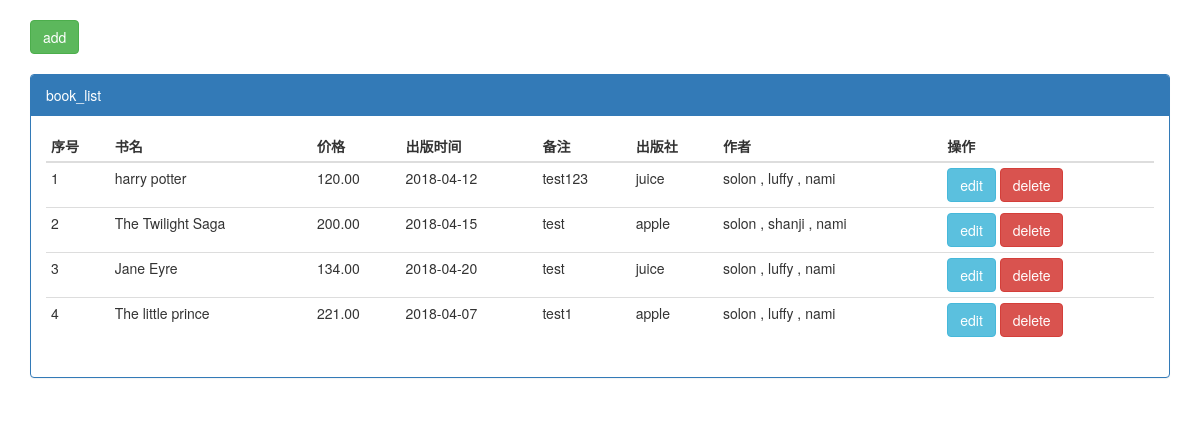
The page /app01/book_list/ on the database its author committed.
### app01/models.py (models this page shows, shortened)
class Book(models.Model):
    title = models.CharField(max_length=32)
    price = models.DecimalField(max_digits=6, decimal_places=2)
    create_time = models.DateTimeField()
    memo = models.CharField(max_length=32, default="")
    publish = models.ForeignKey(to="Publish", default=1)
    author = models.ManyToManyField("Author")

class Publish(models.Model):
    name = models.CharField(max_length=32)
    email = models.CharField(max_length=32)

class Author(models.Model):
    name = models.CharField(max_length=32)

### app01/views.py (the view)
def book_list(request):
    books = models.Book.objects.all()
    return render(request, 'book_list.html', locals())

### templates/book_list.html (shortened to what this page needs)
<!DOCTYPE html>
<html lang="en">
<head>
    <link rel="stylesheet" href="/static/bootstrap.min.css">
</head>
<body>
<div class="container">
    <a href="{% url 'my_addBook' %}" class="btn btn-success" style="margin-top:20px;margin-bottom: 20px;">add</a>
    <div class="panel panel-primary">
        <div class="panel-heading">book_list</div>
        <div class="panel-body">
            <table class="table table-condensed">
                <thead>
                <tr>
                    <th>序号</th>
                    <th>书名</th>
                    <th>价格</th>
                    <th>出版时间</th>
                    <th>备注</th>
                    <th>出版社</th>
                    <th>作者</th>
                    <th>操作</th>
                </tr>
                </thead>
                <tbody>
                {% for book in books %}
                    <tr data-id="{{ book.id }}">
                        <td>{{ forloop.counter }}</td>
                        <td>{{ book.title }}</td>
                        <td>{{ book.price }}</td>
                        <td>{{ book.create_time|date:"Y-m-d" }}</td>
                        <td>{{ book.memo }}</td>
                        <td>{{ book.publish.name }}</td>
                        <td>
                            {% for author in book.author.all %}
                                {{ author.name }}
                                {% if not forloop.last %}
                                    ,
                                {% endif %}
                            {% endfor %}
                        </td>
                        <td>
                            <a href="{% url 'my_editBook' book.pk %}" class="btn btn-info">edit</a>
                            <a href="{% url 'my_deleteBook' book.pk %}" class="btn btn-danger">delete</a>
                        </td>
                    </tr>
                {% endfor %}
            </table>
        </div>
    </div>
</div>
</body>
</html>

### rows shown on the page
Book: title "harry potter", price "120.00", create_time "2018-04-12", memo "test123", publish.name "juice"
Author: name "solon"
Author: name "luffy"
Author: name "nami"
Book: title "The Twilight Saga", price "200.00", create_time "2018-04-15", memo "test", publish.name "apple"
Author: name "shanji"
Book: title "Jane Eyre", price "134.00", create_time "2018-04-20", memo "test", publish.name "juice"
Book: title "The little prince", price "221.00", create_time "2018-04-07", memo "test1", publish.name "apple"
